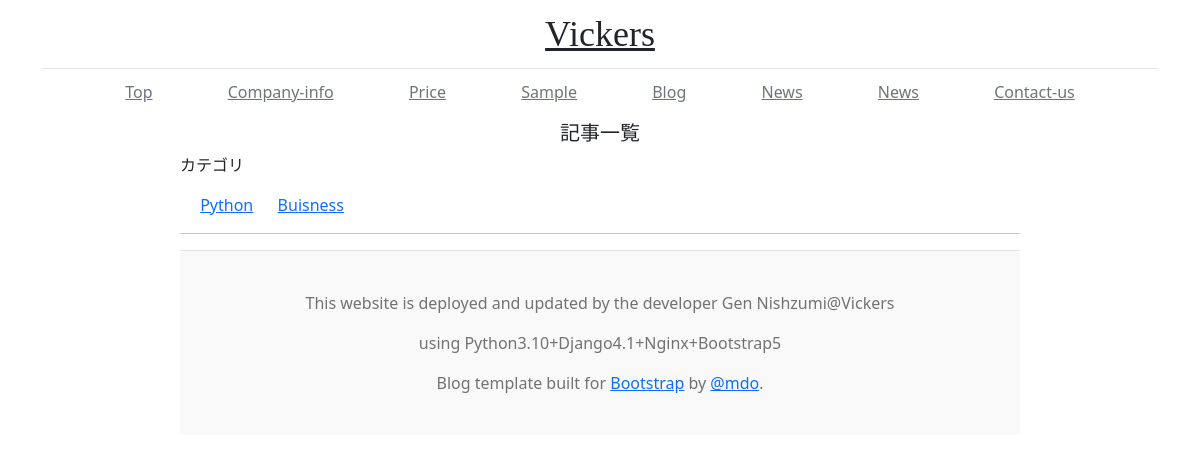
Before: /detail/genre1/ with the older database file.
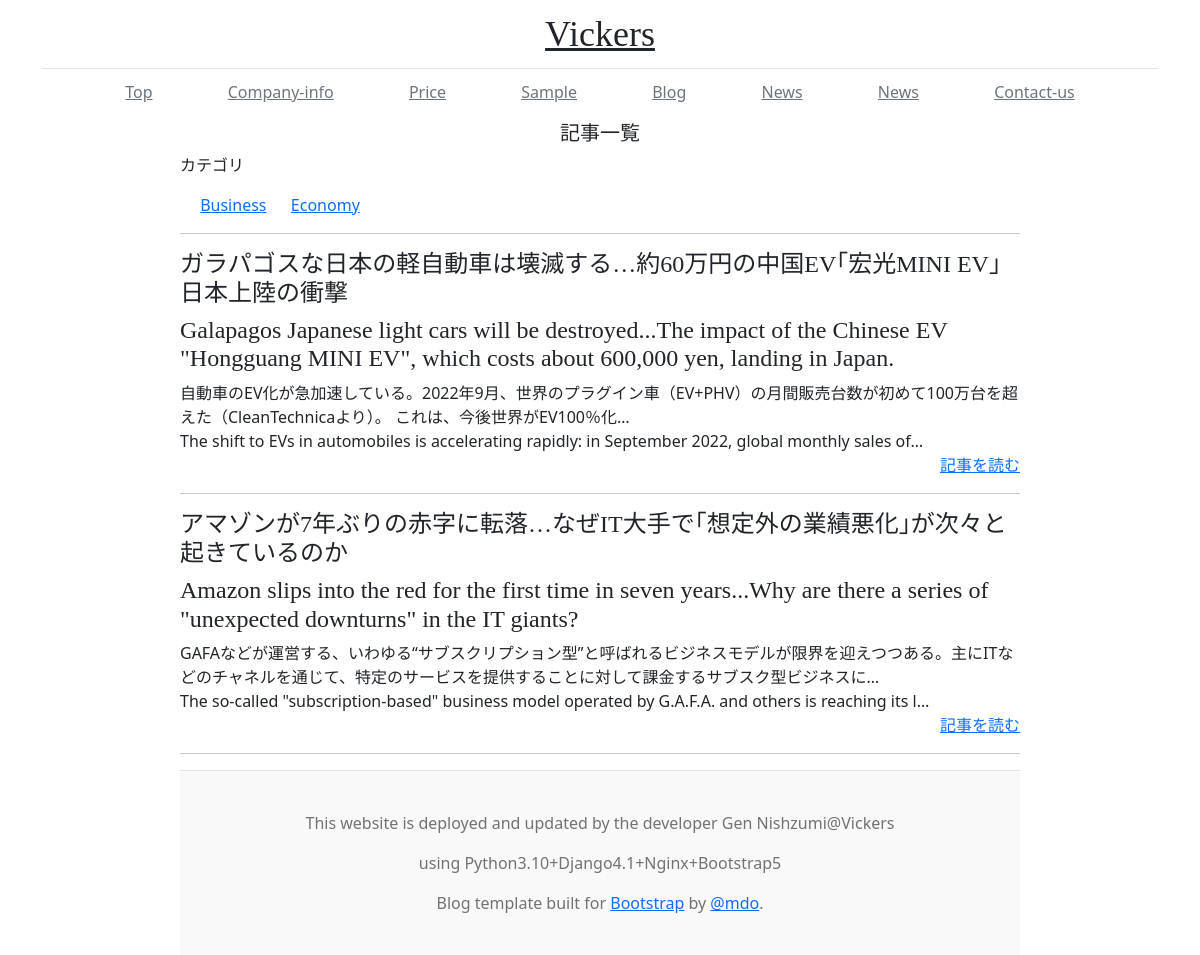
After: the same page with the newer database file.
### blogs/models.py (models this page shows, shortened)
class Category(models.Model):
    name = models.CharField('category', max_length=50)
    def __str__(self):
        return self.name

class Blog(models.Model):
    title_en = models.CharField('title_en', blank=False, null=False, max_length=150)
    title_ja = models.CharField('title_ja', blank=False, null=False, max_length=150)
    text_en = models.TextField('text_en', blank=True)
    text_ja = models.TextField('text_ja', blank=True)
    created_datetime = models.DateTimeField('create_day', auto_now_add=True)
    updated_datetime = models.DateTimeField('update_day', auto_now=True)
    category = models.ForeignKey(Category, verbose_name='category', on_delete=models.PROTECT)

### blogs/views.py (the view)
# urls.py: path('detail/genre<int:genre_id>/', views.genre_detail, name='genre_detail'),
def genre_detail(request, genre_id):
    genre_details_obj = Category.objects.get(id=genre_id)
    return render(request, 'blogs/genre_detail_all.html',
                  {'genre_details_obj': genre_details_obj})

### blogs/templatetags/app_tags.py (called while the page is built)
@register.inclusion_tag('blogs/includes/category_links.html')
def render_category_links():
    return {
        'category_list': Category.objects.all(),
    }

### blogs/templates/blogs/genre_detail_all.html
{% extends "blogs/base.html" %}
{% block content %}
{% load app_tags%}
  <h5 style="text-align: center;">記事一覧</h5>
  {% render_category_links %}
  <div style="width: 70%;margin: 0px auto;">
    <hr />
    {% for detail in genre_details_obj.blog_set.all %}
    <div>
      <h4>{{ detail.title_ja }}</h4>
      <h4>{{ detail.title_en }}</h4>
      <div>{{ detail.text_ja | truncatechars:100 }}</div>
      <div>{{ detail.text_en | truncatechars:100 }}</div>
      <div style="text-align: right;">
        <a href="{% url 'blogs:detail' blog_id=detail.id %}">記事を読む</a>
      </div>
    </div>
    <hr />
    {% endfor %}
{% endblock %}

### blogs/templates/blogs/includes/category_links.html
<div style="white-space:nowrap; width: 70%;margin: 0px auto;">
    <p>カテゴリ</p>
    {% for category in category_list %} &emsp;
        <a href="{% url 'blogs:genre_detail' genre_id=category.id %}">{{ category }}</a>
    {% endfor %}
</div>

Changed rows visible on the page:
changed Category: name "Python" → "Business"
changed Category: name "Buisness" → "Economy"
added Blog: title_ja "ガラパゴスな日本の軽自動車は壊滅する…約60万円の中国EV｢宏光MINI EV｣日本上陸の衝撃", title_en "Galapagos Japanese light cars will be destroyed...The impact of the Chinese EV \"Hongguang MINI EV\", which costs about 600,000 yen, landing in Japan.", text_ja "自動車のEV化が急加速している。2022年9月、世界のプラグイン車（EV+PHV）の月間販売台数が初めて100万台を超えた（CleanTechnicaより）。 これは、今後世界がEV100％化…", text_en "The shift to EVs in automobiles is accelerating rapidly: in September 2022, global monthly sales of…"
added Blog: title_ja "アマゾンが7年ぶりの赤字に転落…なぜIT大手で｢想定外の業績悪化｣が次々と起きているのか", title_en "Amazon slips into the red for the first time in seven years...Why are there a series of \"unexpected downturns\" in the IT giants?", text_ja "GAFAなどが運営する、いわゆる“サブスクリプション型”と呼ばれるビジネスモデルが限界を迎えつつある。主にITなどのチャネルを通じて、特定のサービスを提供することに対して課金するサブスク型ビジネスに…", text_en "The so-called \"subscription-based\" business model operated by G.A.F.A. and others is reaching its l…"
